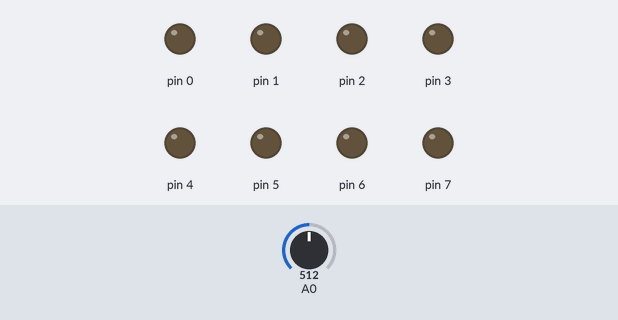
Bench run of a sketch on a simulated Arduino Uno, built with avr-gcc and run on an emulated ATmega328P. Parts: output pins drawn as LEDs (lit = HIGH). The inputs (shaded band) are chosen by the test bench; at power-on: A0 = 512.

Above: at 1.2 s.
1.3 s: A0 set to 716
At 1.7 s:
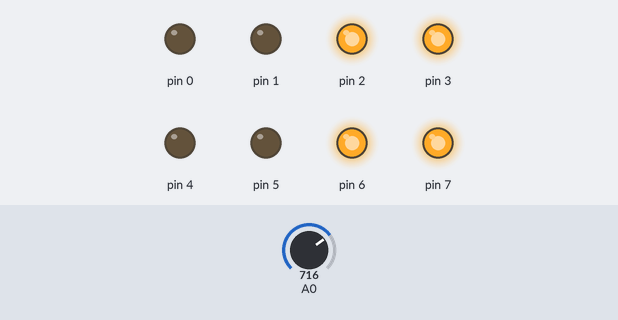
2.8 s: A0 set to 900
At 4.0 s:
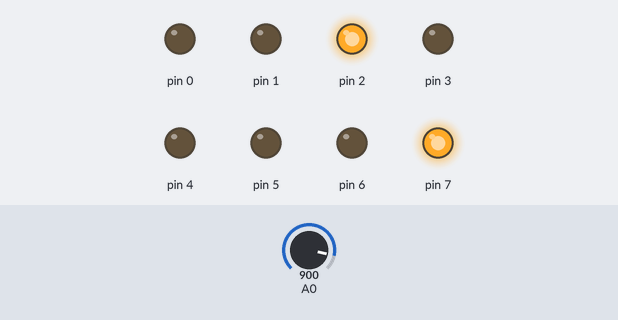
4.3 s: A0 set to 1023
At 5.2 s:
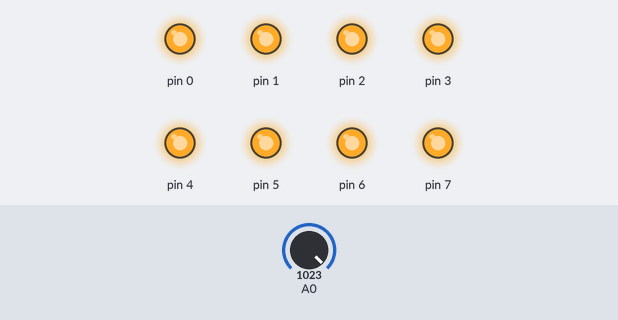
5.8 s: A0 set to 306
At 6.3 s:
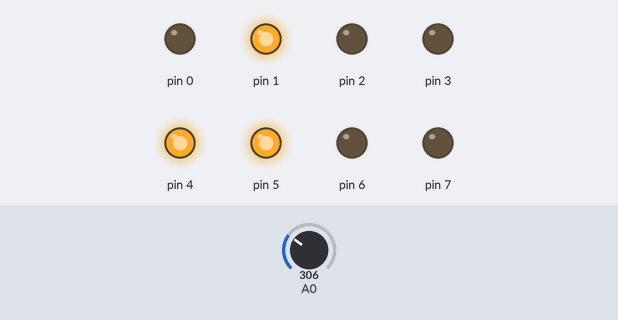
7.3 s: A0 set to 122
At 8.5 s:
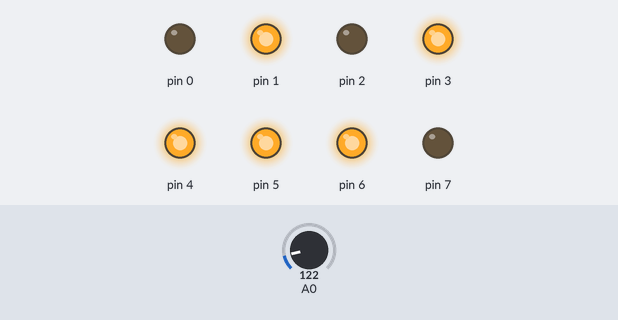
8.8 s: A0 set to 0
At 9.8 s:
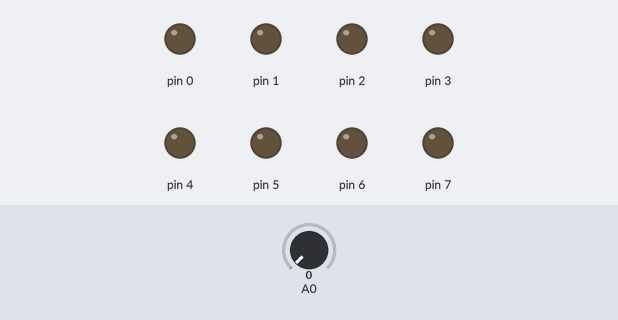
Timing chart, 0 to 11.3 s (numbered marks = the images above; inputs shaded):
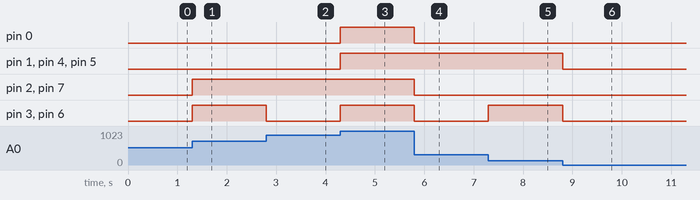

Measured:
- after the input at 1.3 s, pin 2, pin 3, pin 6, pin 7: LOW → HIGH at once
- after the input at 2.8 s, pin 3, pin 6: HIGH → LOW at once
- after the input at 4.3 s, pin 0, pin 1, pin 3–6: LOW → HIGH at once
- after the input at 5.8 s, pin 0, pin 2, pin 3, pin 6, pin 7: HIGH → LOW at once
- after the input at 7.3 s, pin 3, pin 6: LOW → HIGH at once
- after the input at 8.8 s, pin 1, pin 3–6: HIGH → LOW at once

The sketch:

Speaker.ino
```cpp
void setup() {
  //Serial.begin(9600);
  for ( int i=0; i<8; i++){
    pinMode(i, OUTPUT);
  }
}

void loop() {
  /*for (int t=0; t<100; t++){
    PORTD = sine[t];
    delay(10);*/
    int t = analogRead(A0);
    PORTD = t;
    delayMicroseconds(8);
    PORTD = analogRead(A0);
    delayMicroseconds(1);
}
```
